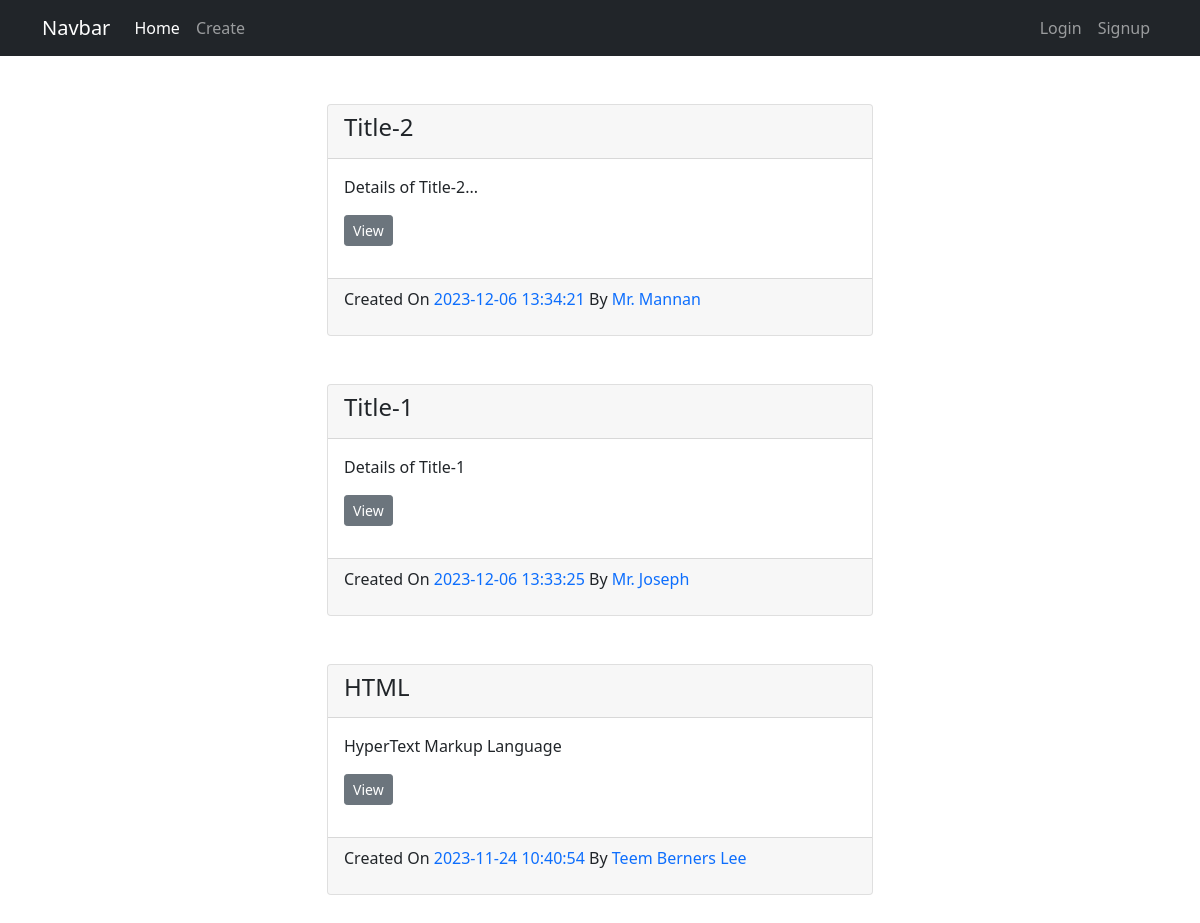
The page / on the database its author committed.
### tables this page shows
CREATE TABLE `posts` (
  `id` int(11) NOT NULL,
  `title` varchar(255) NOT NULL,
  `body` text NOT NULL,
  `author` varchar(255) NOT NULL,
  `created_at` timestamp NOT NULL DEFAULT current_timestamp() ON UPDATE current_timestamp()
);

### index.php (the view, shortened to what this page needs)
<?php
include 'config/db.php';
$query = "SELECT * FROM posts ORDER BY id DESC";
$result = mysqli_query($conn, $query);
$posts = mysqli_fetch_all($result, MYSQLI_ASSOC);
?>
<?php include 'layouts/header.php'; ?>
	<div class="container">
		<?php foreach ($posts as $data): ?>
		<div class="row justify-content-center my-5">
			<div class="col-lg-6">
				<div class="card">
					<div class="card-header">
						<h4 class="card-title"><?php echo $data['title']; ?></h4>
					</div>
					<div class="card-body">
						<p><?php echo $data['body']; ?></p>
						<p>
							<a href="details.php?id=<?php echo $data['id']; ?>" class="btn btn-secondary btn-sm">View</a>
						</p>
					</div>
					<div class="card-footer">
						<p>Created On <span class="text-primary"><?php echo $data['created_at']; ?></span> By <span class="text-primary"><?php echo $data['author']; ?></span></p>
					</div>
				</div>
			</div>
		</div>
	<?php endforeach ?>
	</div>
<?php include 'layouts/footer.php'; ?>

### layouts/header.php (shortened to what this page needs)
<!DOCTYPE html>
<html>
<head>
	<link href="https://cdn.jsdelivr.net/npm/bootstrap@5.0.2/dist/css/bootstrap.min.css" rel="stylesheet">
</head>
<body>
	<nav class="navbar navbar-expand-lg navbar-dark bg-dark">
  <div class="container">
    <a class="navbar-brand" href="#">Navbar</a>
    <div class="collapse navbar-collapse" id="navbarSupportedContent">
      <ul class="navbar-nav me-auto mb-2 mb-lg-0">
        <li class="nav-item">
          <a class="nav-link active" aria-current="page" href="index.php">Home</a>
        </li>
        <li class="nav-item">
          <a class="nav-link" href="create.php">Create</a>
        </li>
      </ul>
      <ul class="navbar-nav">
        <li class="nav-item"><a href="login.php" class="nav-link">Login</a></li>
        <li class="nav-item"><a href="register.php" class="nav-link">Signup</a></li>
      </ul>
    </div>
  </div>
</nav>

### layouts/footer.php (shortened to what this page needs)
</body>
</html>

### rows shown on the page
posts: title "Title-2", body "Details of Title-2...", created_at "2023-12-06 13:34:21", author "Mr. Mannan"
posts: title "Title-1", body "Details of Title-1", created_at "2023-12-06 13:33:25", author "Mr. Joseph"
posts: title "HTML", body "HyperText Markup Language", created_at "2023-11-24 10:40:54", author "Teem Berners Lee"
